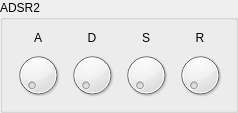
             <widget class="QGroupBox" name="groupBox_9">
              <property name="styleSheet">
               <string notr="true">QGroupBox{border-color: rgb(0, 0, 127); background-color: white;};</string>
              </property>
              <property name="title">
               <string>ADSR2</string>
              </property>
              <layout class="QVBoxLayout" name="verticalLayout_11">
               <item>
                <layout class="QGridLayout" name="gridLayout_14">
                 <item row="1" column="0">
                  <widget class="QDial" name="m_adsr2_a">
                   <property name="minimumSize">
                    <size>
                     <width>48</width>
                     <height>48</height>
                    </size>
                   </property>
                   <property name="maximumSize">
                    <size>
                     <width>48</width>
                     <height>48</height>
                    </size>
                   </property>
                   <property name="styleSheet">
                    <string notr="true"/>
                   </property>
                  </widget>
                 </item>
                 <item row="1" column="2">
                  <widget class="QDial" name="m_adsr2_s">
                   <property name="minimumSize">
                    <size>
                     <width>48</width>
                     <height>48</height>
                    </size>
                   </property>
                   <property name="maximumSize">
                    <size>
                     <width>48</width>
                     <height>48</height>
                    </size>
                   </property>
                  </widget>
                 </item>
                 <item row="1" column="1">
                  <widget class="QDial" name="m_adsr2_d">
                   <property name="minimumSize">
                    <size>
                     <width>48</width>
                     <height>48</height>
                    </size>
                   </property>
                   <property name="maximumSize">
                    <size>
                     <width>48</width>
                     <height>48</height>
                    </size>
                   </property>
                  </widget>
                 </item>
                 <item row="1" column="3">
                  <widget class="QDial" name="m_adsr2_r">
                   <property name="minimumSize">
                    <size>
                     <width>48</width>
                     <height>48</height>
                    </size>
                   </property>
                   <property name="maximumSize">
                    <size>
                     <width>48</width>
                     <height>48</height>
                    </size>
                   </property>
                  </widget>
                 </item>
                 <item row="0" column="3">
                  <widget class="QLabel" name="label_43">
                   <property name="text">
                    <string>R</string>
                   </property>
                   <property name="alignment">
                    <set>Qt::AlignCenter</set>
                   </property>
                  </widget>
                 </item>
                 <item row="0" column="2">
                  <widget class="QLabel" name="label_44">
                   <property name="text">
                    <string>S</string>
                   </property>
                   <property name="alignment">
                    <set>Qt::AlignCenter</set>
                   </property>
                  </widget>
                 </item>
                 <item row="0" column="0">
                  <widget class="QLabel" name="m_adsr2Label_a">
                   <property name="text">
                    <string>A</string>
                   </property>
                   <property name="alignment">
                    <set>Qt::AlignCenter</set>
                   </property>
                  </widget>
                 </item>
                 <item row="0" column="1">
                  <widget class="QLabel" name="label_45">
                   <property name="text">
                    <string>D</string>
                   </property>
                   <property name="alignment">
                    <set>Qt::AlignCenter</set>
                   </property>
                  </widget>
                 </item>
                </layout>
               </item>
              </layout>
             </widget>
